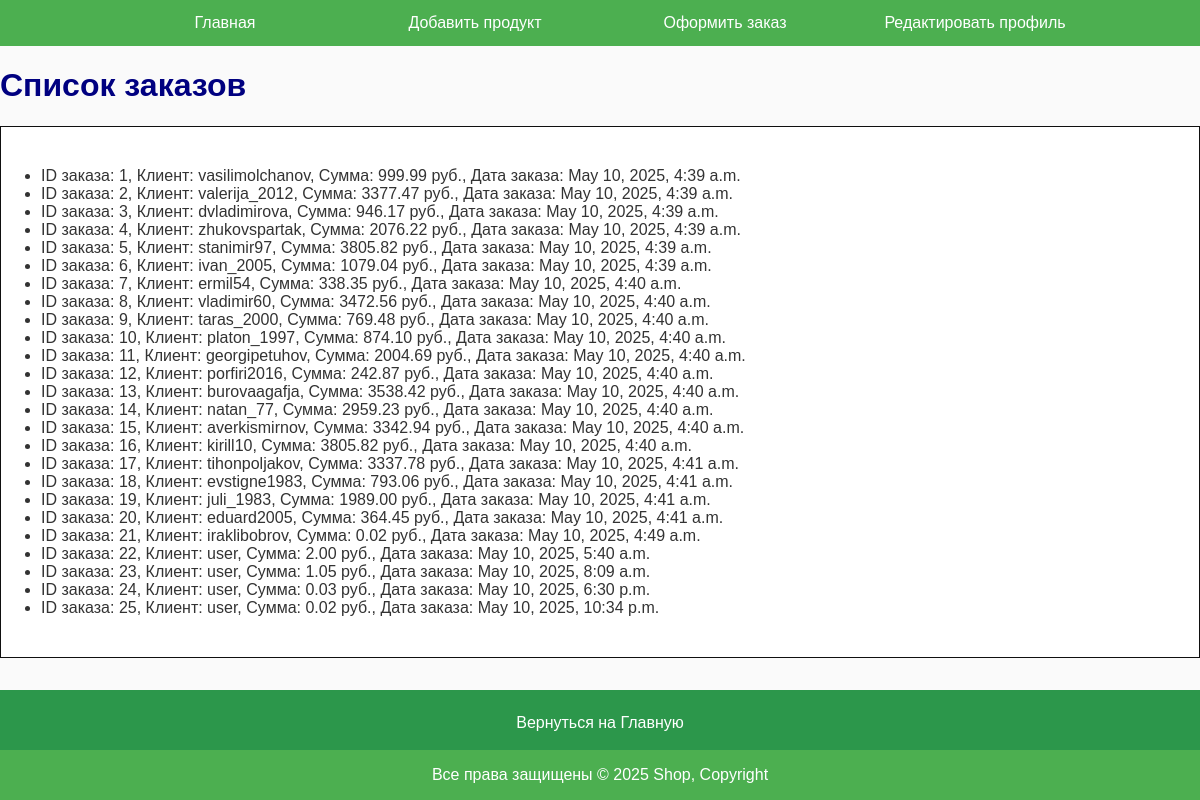
Screenshot of /orders/ with the database file from the repository.
### shop/models.py (models this page shows, shortened)
class Order(models.Model):
    client = models.ForeignKey(User, on_delete=models.CASCADE)
    products = models.ManyToManyField(Product, through='OrderItem')
    total_amount = models.DecimalField(max_digits=10, decimal_places=2)
    order_date = models.DateTimeField(auto_now_add=True)

### shop/views.py (the view)
# urls.py: path('orders/', orders_list, name='orders_list'),
def orders_list(request):
    orders = Order.objects.select_related('client').all()
    context = {'orders': orders}
    return render(request, 'orders_list.html', context)

### shop/templates/orders_list.html (shortened to what this page needs)
{% extends 'base.html' %}
{% load static %}
{% block content %}
<h1>Список заказов</h1>
<ul class="border">
    {% for order in orders %}
    <li>ID заказа: {{ order.id }},
        Клиент: {{ order.client.username }},
        Сумма: {{ order.total_amount }} руб.,
        Дата заказа: {{ order.order_date }}
    </li>
    {% empty %}
    <li>Нет заказов в базе данных.</li>
    {% endfor %}
</ul>
{% include 'footer_top.html' %}
{% endblock %}

### shop/templates/base.html (shortened to what this page needs)
<!DOCTYPE html>
<html lang="ru">
<head>
    {% load static %}
    <link rel="stylesheet" href="{% static 'css/styles.css' %}">
</head>
<body>
<header>
    <nav>
        <ul>
            <li><a href="{% url 'home' %}">Главная</a></li>
            <li><a href="{% url 'add_product' %}">Добавить продукт</a></li>
            <li><a href="{% url 'add_order' %}">Оформить заказ</a></li>
            <li><a href="{% url 'update_profile' %}">Редактировать профиль</a></li>
        </ul>
    </nav>
</header>
<div class="container">
    {% block content %}{% endblock %}
</div>
<footer>
    Все права защищены © 2025 Shop, Copyright
</footer>
</body>
</html>

### shop/templates/footer_top.html
{% load static %}
<div>
    <div class="footer-menu">
        <ul>
            <li><a href="{% url 'home' %}">Вернуться на Главную</a></li>
        </ul>
    </div>
</div>

### shop/static/css/styles.css (style rules this page uses)
body { font-family: Arial, Helvetica, sans-serif; background-color: #fafafa; color: #333; margin: 0 auto; padding: 0; max-width: 1200px; }
header { display: flex; justify-content: center; }
header nav { width: 1200px; display: flex; justify-content: center; background-color: #4CAF50; overflow: hidden; }
header nav ul { display: flex; justify-content: space-between; list-style-type: none; margin: 0; padding: 0; }
header nav ul li { text-align: center; width: 250px; }
header nav ul li a { display: inline-block; color: white; text-align: center; padding: 14px 16px; text-decoration: none; }
a { text-decoration: none; color: blue; }
h1 { color: navy; }
.border { background: #ffffff; border: 1px solid #0f0f0f; padding: 40px; margin-bottom: 120px; }
.footer-menu { height: 50px; width: 1200px; display: flex; justify-content: center; background-color: #2c974b; overflow: hidden; position: fixed; bottom: 40px; color: white; text-align: center; padding: 10px 0; }
.footer-menu ul { display: flex; justify-content: space-around; list-style-type: none; margin: 0; padding: 0; }
.footer-menu ul li a { display: inline-block; color: white; text-align: center; padding: 14px 16px; text-decoration: none; }
footer { max-width: 1200px; display: flex; justify-content: center; }
footer { position: fixed; bottom: 0; width: 100%; height: 50px; background-color: #4CAF50; color: white; text-align: center; line-height: 50px; }

### rows the page displays
Order: id "1", client.username "vasilimolchanov", total_amount "999.99", order_date "May 10, 2025, 4:39 a.m."
Order: id "2", client.username "valerija_2012", total_amount "3377.47", order_date "May 10, 2025, 4:39 a.m."
Order: id "3", client.username "dvladimirova", total_amount "946.17", order_date "May 10, 2025, 4:39 a.m."
Order: id "4", client.username "zhukovspartak", total_amount "2076.22", order_date "May 10, 2025, 4:39 a.m."
Order: id "5", client.username "stanimir97", total_amount "3805.82", order_date "May 10, 2025, 4:39 a.m."
Order: id "6", client.username "ivan_2005", total_amount "1079.04", order_date "May 10, 2025, 4:39 a.m."
Order: id "7", client.username "ermil54", total_amount "338.35", order_date "May 10, 2025, 4:40 a.m."
Order: id "8", client.username "vladimir60", total_amount "3472.56", order_date "May 10, 2025, 4:40 a.m."
Order: id "9", client.username "taras_2000", total_amount "769.48", order_date "May 10, 2025, 4:40 a.m."
Order: id "10", client.username "platon_1997", total_amount "874.10", order_date "May 10, 2025, 4:40 a.m."
Order: id "11", client.username "georgipetuhov", total_amount "2004.69", order_date "May 10, 2025, 4:40 a.m."
Order: id "12", client.username "porfiri2016", total_amount "242.87", order_date "May 10, 2025, 4:40 a.m."
Order: id "13", client.username "burovaagafja", total_amount "3538.42", order_date "May 10, 2025, 4:40 a.m."
Order: id "14", client.username "natan_77", total_amount "2959.23", order_date "May 10, 2025, 4:40 a.m."
Order: id "15", client.username "averkismirnov", total_amount "3342.94", order_date "May 10, 2025, 4:40 a.m."
Order: id "16", client.username "kirill10", total_amount "3805.82", order_date "May 10, 2025, 4:40 a.m."
Order: id "17", client.username "tihonpoljakov", total_amount "3337.78", order_date "May 10, 2025, 4:41 a.m."
Order: id "18", client.username "evstigne1983", total_amount "793.06", order_date "May 10, 2025, 4:41 a.m."
Order: id "19", client.username "juli_1983", total_amount "1989.00", order_date "May 10, 2025, 4:41 a.m."
Order: id "20", client.username "eduard2005", total_amount "364.45", order_date "May 10, 2025, 4:41 a.m."
Order: id "21", client.username "iraklibobrov", total_amount "0.02", order_date "May 10, 2025, 4:49 a.m."
Order: id "22", client.username "user", total_amount "2.00", order_date "May 10, 2025, 5:40 a.m."
Order: id "23", client.username "user", total_amount "1.05", order_date "May 10, 2025, 8:09 a.m."
Order: id "24", client.username "user", total_amount "0.03", order_date "May 10, 2025, 6:30 p.m."
Order: id "25", client.username "user", total_amount "0.02", order_date "May 10, 2025, 10:34 p.m."
